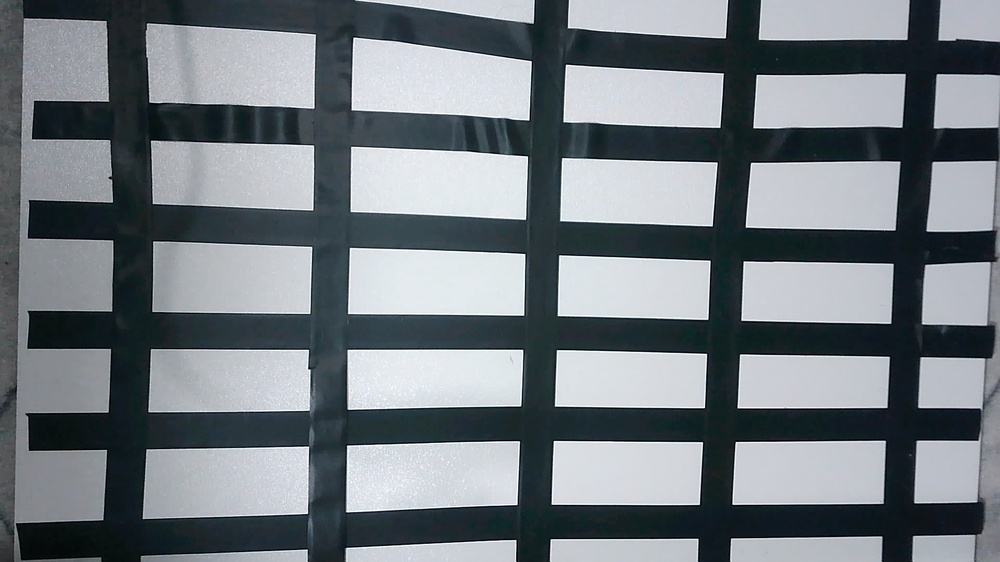
#> input picture foto5.jpg, 1000 x 562 px, shrunk from 1920 x 1080 before the run, found by its file name
$ python 'park yeri belirleme.py'
#> lines starting #> are read from the running program, lines starting #| are printed output that depends on the picture; after the words box and inside, x2 and y2 are one past the last pixel; in counts of white or black regions, pixels touching at a corner belong together
import cv2
import json
import numpy as np
from pathlib import Path

class ParkingCoordinateTool:
    def __init__(self, image_path):
        self.image = cv2.imread(image_path)
#> self.image is the input picture: shape (562, 1000, 3); mean B, G, R 128, 122.3, 115.1
        self.original_image = self.image.copy()
        self.parking_spaces = []
        self.current_polygon = []
        self.current_id = 1
        self.drawing = False
        self.window_name = "Park Yeri Koordinat Belirleme"

        self.font = cv2.FONT_HERSHEY_SIMPLEX
        self.font_scale = 0.5
        self.font_color = (0, 255, 0)
        self.thickness = 1

        self.point_color = (0, 255, 0)
        self.line_color = (255, 0, 0)
        self.polygon_color = (0, 255, 255)
        self.point_radius = 5

    # [33 lines left out: function mouse_callback, not called in this run]

    def draw_current_state(self):
        self.image = self.original_image.copy()

        for space in self.parking_spaces:
            coords = np.array(space['coordinates'], dtype=np.int32)
            cv2.polylines(self.image, [coords], True, self.polygon_color, 2)
            overlay = self.image.copy()
            cv2.fillPoly(overlay, [coords], (0, 255, 255))
            cv2.addWeighted(overlay, 0.1, self.image, 0.9, 0, self.image)

            M = cv2.moments(coords)
            if M["m00"] != 0:
                cx = int(M["m10"] / M["m00"])
                cy = int(M["m01"] / M["m00"])
                cv2.putText(self.image, str(space['id']), (cx, cy),
                           self.font, self.font_scale, (0, 0, 255), 2)

        if len(self.current_polygon) > 0:
            for point in self.current_polygon:
                cv2.circle(self.image, tuple(point), self.point_radius,
                          self.point_color, -1)

            if len(self.current_polygon) > 1:
                for i in range(len(self.current_polygon) - 1):
                    cv2.line(self.image, tuple(self.current_polygon[i]),
                            tuple(self.current_polygon[i + 1]),
                            self.line_color, 2)

            if len(self.current_polygon) > 2:
                cv2.line(self.image, tuple(self.current_polygon[-1]),
                        tuple(self.current_polygon[0]),
                        (100, 100, 255), 1)

        info_text = [
            f"PARK YERLERİ: {len(self.parking_spaces)} | MEVCUT NOKTALAR: {len(self.current_polygon)}",
            "ADIM 1: Sol tık ile 4 köşeye noktalar koy",
            "ADIM 2: Sağ tık yap -> Park yeri kaydedilir",
            "SPACE: Temizle | S: Kaydet | ESC: Çıkış"
        ]

        y_offset = 30
        for text in info_text:
            cv2.putText(self.image, text, (10, y_offset),
                       self.font, 0.5, (255, 255, 255), 1)
            y_offset += 25
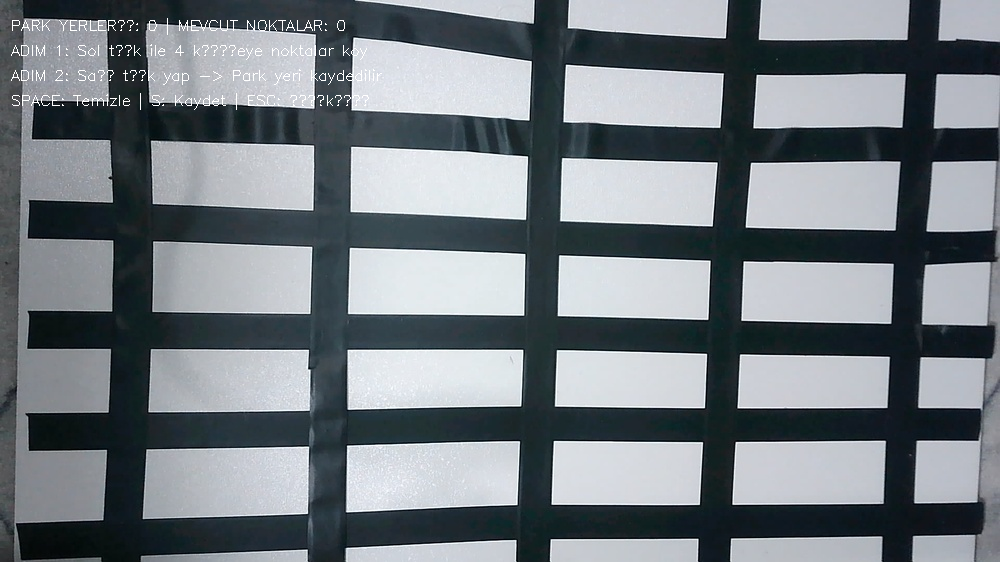
#> self.image: shape (562, 1000, 3); 0.5% of pixels changed, all inside (x1, y1, x2, y2) = (11, 18, 382, 110)
#> after the loop, y_offset = 130

        cv2.imshow(self.window_name, self.image)

    # [13 lines left out: function save_to_json, not called in this run]

    def run(self):
        cv2.namedWindow(self.window_name)
        cv2.setMouseCallback(self.window_name, self.mouse_callback)

        print("\n" + "="*60)
        print("PARK YERİ KOORDİNAT BELİRLEME ARACI")
        print("="*60)
        print("\nKULLANIM:")
        print("  • SOL TIKLA: Polygon noktası ekle")
        print("  • SAG TIKLA: Park yerini tamamla (min 3 nokta)")
        print("  • ORTA TIKLA: Son noktayı sil")
        print("  • SPACE: Mevcut çizimi temizle")
        print("  • S: JSON olarak kaydet")
        print("  • ESC: Çıkış")
        print("="*60 + "\n")

        self.draw_current_state()

        while True:
            key = cv2.waitKey(1) & 0xFF
#> (key Esc is pressed here)

            if key == 27:
                print("\nÇıkılıyor...")
                break
            elif key == ord('s') or key == ord('S'):
                self.save_to_json()
            elif key == ord(' '):
                if len(self.current_polygon) > 0:
                    self.current_polygon = []
                    print("Çizim temizlendi!")
                    self.draw_current_state()

        cv2.destroyAllWindows()

        if len(self.parking_spaces) > 0:
            self.save_to_json()
            print(f"\nToplam {len(self.parking_spaces)} park yeri kaydedildi.")


if __name__ == "__main__":
    IMAGE_PATH = r"C:\Users\w11\Desktop\SmartParking\foto5.jpg"

    if not Path(IMAGE_PATH).exists():
        print(f"❌ Hata: '{IMAGE_PATH}' dosyası bulunamadı!")
        print("Lütfen resim dosyasını kontrol edin.")
    else:
        tool = ParkingCoordinateTool(IMAGE_PATH)
        tool.run()

$ run again, with foto2.jpg copied over foto5.jpg
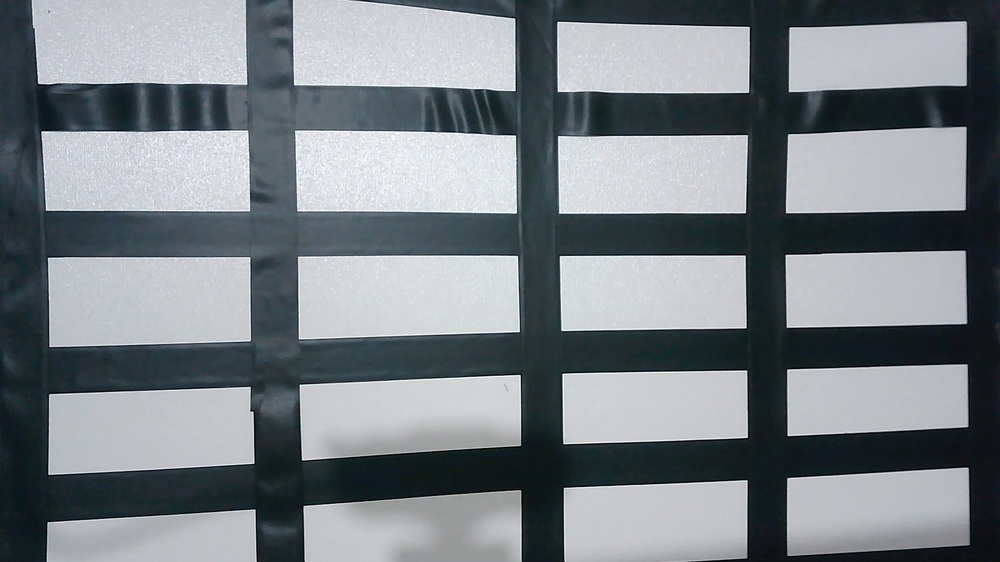
#> input picture foto2.jpg, 1000 x 562 px, shrunk from 1920 x 1080 before the run, found by its file name
#> in __init__, self.image is the input picture: shape (562, 1000, 3); mean B, G, R 133.7, 128.7, 121.4
#> after the loop in draw_current_state, `for text in info_text:`:
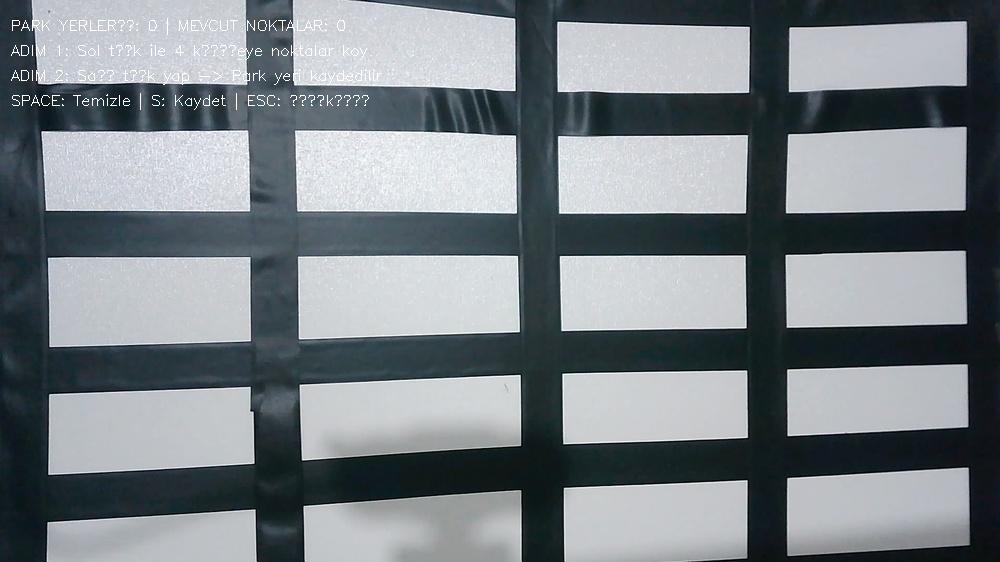
#> self.image: shape (562, 1000, 3); 0.5% of pixels changed, all inside (x1, y1, x2, y2) = (11, 18, 382, 110)
#> after the loop in draw_current_state, `for text in info_text:`: y_offset = 130

$ run again, with foto4.jpg copied over foto5.jpg
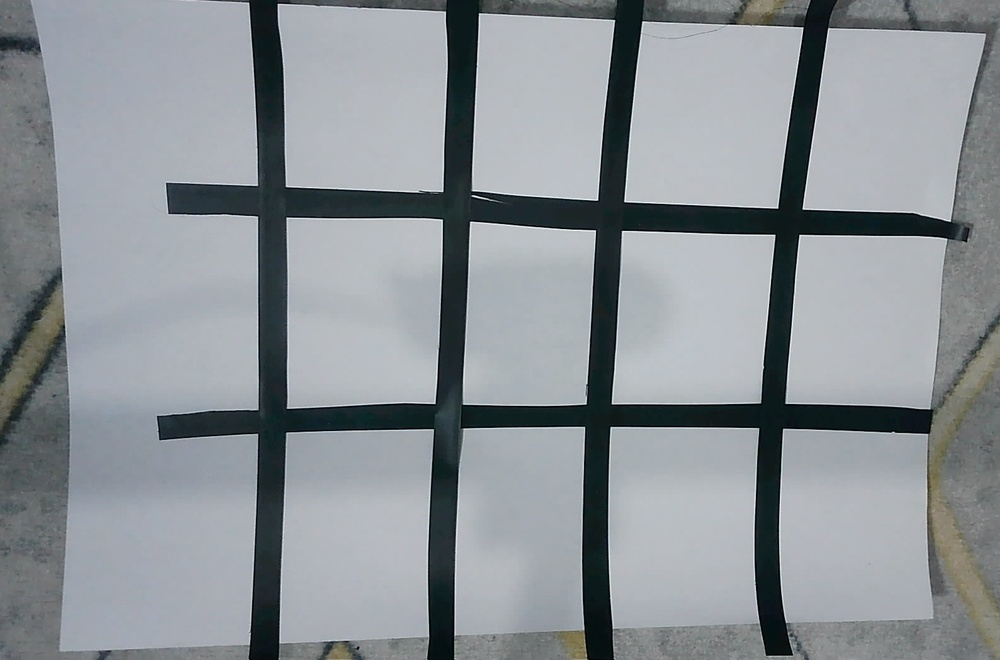
#> input picture foto4.jpg, 1000 x 660 px, shrunk from 1594 x 1052 before the run, found by its file name
#> in __init__, self.image is the input picture: shape (660, 1000, 3); mean B, G, R 149.5, 145.1, 139.2
#> after the loop in draw_current_state, `for text in info_text:`:
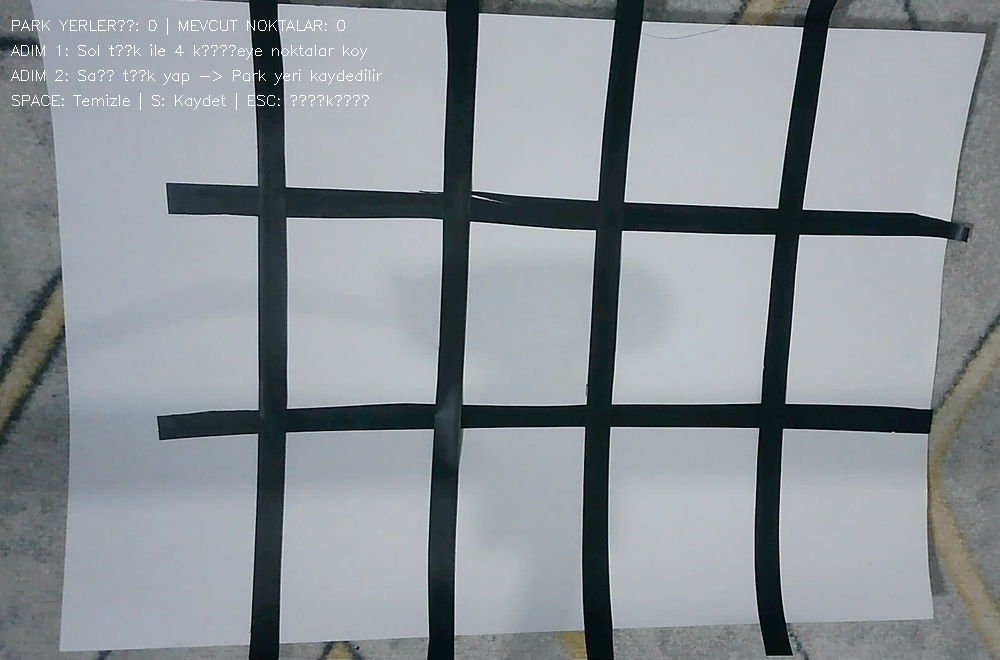
#> self.image: shape (660, 1000, 3); 0.43% of pixels changed, all inside (x1, y1, x2, y2) = (11, 18, 382, 110)
#> after the loop in draw_current_state, `for text in info_text:`: y_offset = 130
